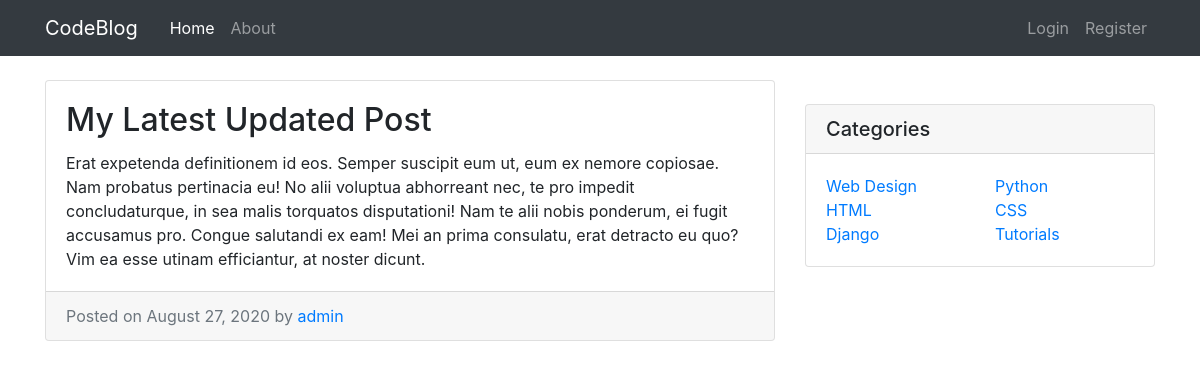
The page /post/35/ on the database its author committed.
### blog/models.py (models this page shows, shortened)
class Post(models.Model) :
    title = models.CharField(max_length=200)
    content = models.TextField()
    date_posted = models.DateTimeField(default=timezone.now)
    author = models.ForeignKey(User,on_delete=models.CASCADE)

### blog/views.py (the view)
# urls.py: path('post/<int:pk>/',views.PostDetailView.as_view(),name='post-detail'),
class PostDetailView(DetailView) :
    model = Post

### blog/templates/blog/post_detail.html (shortened to what this page needs)
{% extends 'blog/base.html' %}
{% block content %}
  <div class="card mb-4">
  <div class="card-body">
    <h2 class="card-title">{{object.title}}</a></h2>
    <p class="card-text">{{object.content}}</p>
  </div>
  <div class="card-footer text-muted">
    Posted on {{object.date_posted|date:'F j, Y'}} by
    <a href="{% url 'user-posts' object.author.username %}">{{object.author}}</a>
  </div>
  </div>
{% endblock %}

### blog/templates/blog/base.html (style rules this page uses)
body { padding-top: 80px; }

### rows shown on the page
Post: title "My Latest Updated Post", content "Erat expetenda definitionem id eos. Semper suscipit eum ut, eum ex nemore copiosae. Nam probatus pertinacia eu! No alii voluptua abhorreant nec, te pro impedit concludaturque, in sea malis torquatos disputationi! Nam te alii nobis ponderum, ei fugit accusamus pro. Congue salutandi ex eam! Mei an prima consulatu, erat detracto eu quo? Vim ea esse utinam efficiantur, at noster dicunt.", date_posted "August 27, 2020", author "admin"
